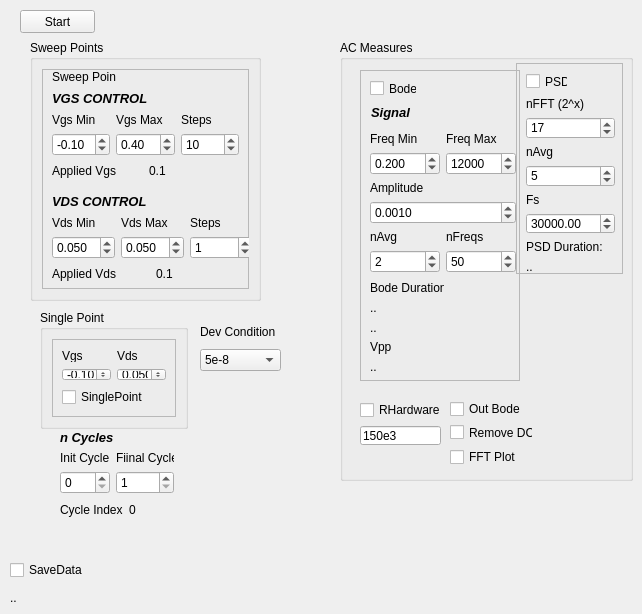
      <widget class="QWidget" name="tab_2">
       <attribute name="title">
        <string>MeasureSweeps</string>
       </attribute>
       <widget class="QPushButton" name="ButSweep">
        <property name="geometry">
         <rect>
          <x>20</x>
          <y>10</y>
          <width>75</width>
          <height>23</height>
         </rect>
        </property>
        <property name="text">
         <string>Start</string>
        </property>
       </widget>
       <widget class="QGroupBox" name="GrSweepMeas_3">
        <property name="geometry">
         <rect>
          <x>40</x>
          <y>310</y>
          <width>148</width>
          <height>119</height>
         </rect>
        </property>
        <property name="title">
         <string>Single Point</string>
        </property>
        <layout class="QHBoxLayout" name="horizontalLayout_12">
         <item>
          <widget class="QFrame" name="frame_9">
           <property name="frameShape">
            <enum>QFrame::StyledPanel</enum>
           </property>
           <property name="frameShadow">
            <enum>QFrame::Raised</enum>
           </property>
           <layout class="QVBoxLayout" name="verticalLayout_42">
            <item>
             <layout class="QVBoxLayout" name="verticalLayout_25">
              <item>
               <layout class="QGridLayout" name="gridLayout_5">
                <item row="0" column="0">
                 <widget class="QLabel" name="label_7">
                  <property name="text">
                   <string>Vgs</string>
                  </property>
                 </widget>
                </item>
                <item row="1" column="0">
                 <widget class="QDoubleSpinBox" name="SpnSVgs">
                  <property name="minimum">
                   <double>-0.500000000000000</double>
                  </property>
                  <property name="maximum">
                   <double>0.700000000000000</double>
                  </property>
                  <property name="singleStep">
                   <double>0.100000000000000</double>
                  </property>
                  <property name="value">
                   <double>-0.100000000000000</double>
                  </property>
                 </widget>
                </item>
                <item row="0" column="1">
                 <widget class="QLabel" name="label_8">
                  <property name="text">
                   <string>Vds</string>
                  </property>
                 </widget>
                </item>
                <item row="1" column="1">
                 <widget class="QDoubleSpinBox" name="SpnSVds">
                  <property name="decimals">
                   <number>3</number>
                  </property>
                  <property name="minimum">
                   <double>-0.200000000000000</double>
                  </property>
                  <property name="maximum">
                   <double>0.200000000000000</double>
                  </property>
                  <property name="singleStep">
                   <double>0.010000000000000</double>
                  </property>
                  <property name="value">
                   <double>0.050000000000000</double>
                  </property>
                 </widget>
                </item>
               </layout>
              </item>
              <item>
               <widget class="QCheckBox" name="ChckSP">
                <property name="text">
                 <string>SinglePoint</string>
                </property>
               </widget>
              </item>
             </layout>
            </item>
           </layout>
          </widget>
         </item>
        </layout>
       </widget>
       <widget class="QGroupBox" name="GrSweepMeas_4">
        <property name="geometry">
         <rect>
          <x>30</x>
          <y>40</y>
          <width>231</width>
          <height>261</height>
         </rect>
        </property>
        <property name="title">
         <string>Sweep Points</string>
        </property>
        <layout class="QHBoxLayout" name="horizontalLayout_13">
         <item>
          <widget class="QFrame" name="frame_5">
           <property name="frameShape">
            <enum>QFrame::StyledPanel</enum>
           </property>
           <property name="frameShadow">
            <enum>QFrame::Raised</enum>
           </property>
           <widget class="QWidget" name="layoutWidget">
            <property name="geometry">
             <rect>
              <x>10</x>
              <y>20</y>
              <width>187</width>
              <height>90</height>
             </rect>
            </property>
            <layout class="QVBoxLayout" name="verticalLayout_4">
             <item>
              <widget class="QLabel" name="label_5">
               <property name="font">
                <font>
                 <pointsize>10</pointsize>
                 <weight>75</weight>
                 <italic>true</italic>
                 <bold>true</bold>
                </font>
               </property>
               <property name="text">
                <string>VGS CONTROL</string>
               </property>
              </widget>
             </item>
             <item>
              <layout class="QHBoxLayout" name="horizontalLayout">
               <item>
                <layout class="QVBoxLayout" name="verticalLayout">
                 <item>
                  <widget class="QLabel" name="label_2">
                   <property name="text">
                    <string>Vgs Min</string>
                   </property>
                  </widget>
                 </item>
                 <item>
                  <widget class="QDoubleSpinBox" name="SpnVgsMin">
                   <property name="minimum">
                    <double>-0.500000000000000</double>
                   </property>
                   <property name="maximum">
                    <double>0.500000000000000</double>
                   </property>
                   <property name="singleStep">
                    <double>0.100000000000000</double>
                   </property>
                   <property name="value">
                    <double>-0.100000000000000</double>
                   </property>
                  </widget>
                 </item>
                </layout>
               </item>
               <item>
                <layout class="QVBoxLayout" name="verticalLayout_2">
                 <item>
                  <widget class="QLabel" name="label_3">
                   <property name="text">
                    <string>Vgs Max</string>
                   </property>
                  </widget>
                 </item>
                 <item>
                  <widget class="QDoubleSpinBox" name="SpnVgsMax">
                   <property name="minimum">
                    <double>-0.200000000000000</double>
                   </property>
                   <property name="maximum">
                    <double>0.700000000000000</double>
                   </property>
                   <property name="singleStep">
                    <double>0.100000000000000</double>
                   </property>
                   <property name="value">
                    <double>0.400000000000000</double>
                   </property>
                  </widget>
                 </item>
                </layout>
               </item>
               <item>
                <layout class="QVBoxLayout" name="verticalLayout_3">
                 <item>
                  <widget class="QLabel" name="label_4">
                   <property name="text">
                    <string>Steps</string>
                   </property>
                  </widget>
                 </item>
                 <item>
                  <widget class="QSpinBox" name="SpnVgsStep">
                   <property name="value">
                    <number>10</number>
                   </property>
                  </widget>
                 </item>
                </layout>
               </item>
              </layout>
             </item>
             <item>
              <layout class="QHBoxLayout" name="horizontalLayout_2">
               <item>
                <widget class="QLabel" name="label_6">
                 <property name="text">
                  <string>Applied Vgs</string>
                 </property>
                </widget>
               </item>
               <item>
                <widget class="QLabel" name="LblVgs">
                 <property name="text">
                  <string>0.1</string>
                 </property>
                </widget>
               </item>
              </layout>
             </item>
            </layout>
           </widget>
           <widget class="QWidget" name="layoutWidget_2">
            <property name="geometry">
             <rect>
              <x>10</x>
              <y>123</y>
              <width>201</width>
              <height>90</height>
             </rect>
            </property>
            <layout class="QVBoxLayout" name="verticalLayout_10">
             <item>
              <widget class="QLabel" name="label_13">
               <property name="font">
                <font>
                 <pointsize>10</pointsize>
                 <weight>75</weight>
                 <italic>true</italic>
                 <bold>true</bold>
                </font>
               </property>
               <property name="text">
                <string>VDS CONTROL</string>
               </property>
              </widget>
             </item>
             <item>
              <layout class="QHBoxLayout" name="horizontalLayout_6">
               <item>
                <layout class="QVBoxLayout" name="verticalLayout_11">
                 <item>
                  <widget class="QLabel" name="label_14">
                   <property name="text">
                    <string>Vds Min</string>
                   </property>
                  </widget>
                 </item>
                 <item>
                  <widget class="QDoubleSpinBox" name="SpnVdsMin">
                   <property name="decimals">
                    <number>3</number>
                   </property>
                   <property name="minimum">
                    <double>-0.200000000000000</double>
                   </property>
                   <property name="maximum">
                    <double>0.200000000000000</double>
                   </property>
                   <property name="singleStep">
                    <double>0.015000000000000</double>
                   </property>
                   <property name="value">
                    <double>0.050000000000000</double>
                   </property>
                  </widget>
                 </item>
                </layout>
               </item>
               <item>
                <layout class="QVBoxLayout" name="verticalLayout_12">
                 <item>
                  <widget class="QLabel" name="label_15">
                   <property name="text">
                    <string>Vds Max</string>
                   </property>
                  </widget>
                 </item>
                 <item>
                  <widget class="QDoubleSpinBox" name="SpnVdsMax">
                   <property name="decimals">
                    <number>3</number>
                   </property>
                   <property name="minimum">
                    <double>-0.200000000000000</double>
                   </property>
                   <property name="maximum">
                    <double>0.200000000000000</double>
                   </property>
                   <property name="singleStep">
                    <double>0.015000000000000</double>
                   </property>
                   <property name="value">
                    <double>0.050000000000000</double>
                   </property>
                  </widget>
                 </item>
                </layout>
               </item>
               <item>
                <layout class="QVBoxLayout" name="verticalLayout_13">
                 <item>
                  <widget class="QLabel" name="label_16">
                   <property name="text">
                    <string>Steps</string>
                   </property>
                  </widget>
                 </item>
                 <item>
                  <widget class="QSpinBox" name="SpnVdsStep">
                   <property name="value">
                    <number>1</number>
                   </property>
                  </widget>
                 </item>
                </layout>
               </item>
              </layout>
             </item>
             <item>
              <layout class="QHBoxLayout" name="horizontalLayout_7">
               <item>
                <widget class="QLabel" name="label_17">
                 <property name="text">
                  <string>Applied Vds</string>
                 </property>
                </widget>
               </item>
               <item>
                <widget class="QLabel" name="LblVds">
                 <property name="text">
                  <string>0.1</string>
                 </property>
                </widget>
               </item>
              </layout>
             </item>
            </layout>
           </widget>
           <widget class="QLabel" name="label_30">
            <property name="geometry">
             <rect>
              <x>10</x>
              <y>0</y>
              <width>64</width>
              <height>16</height>
             </rect>
            </property>
            <property name="text">
             <string>Sweep Points</string>
            </property>
           </widget>
          </widget>
         </item>
        </layout>
       </widget>
       <widget class="QWidget" name="layoutWidget">
        <property name="geometry">
         <rect>
          <x>200</x>
          <y>320</y>
          <width>81</width>
          <height>51</height>
         </rect>
        </property>
        <layout class="QVBoxLayout" name="verticalLayout_18">
         <item>
          <widget class="QLabel" name="label">
           <property name="text">
            <string>Dev Condition</string>
           </property>
          </widget>
         </item>
         <item>
          <widget class="QComboBox" name="CmbDevCond">
           <property name="currentIndex">
            <number>5</number>
           </property>
           <item>
            <property name="text">
             <string>1</string>
            </property>
           </item>
           <item>
            <property name="text">
             <string>5e-6</string>
            </property>
           </item>
           <item>
            <property name="text">
             <string>1e-6</string>
            </property>
           </item>
           <item>
            <property name="text">
             <string>5e-7</string>
            </property>
           </item>
           <item>
            <property name="text">
             <string>1e-7</string>
            </property>
           </item>
           <item>
            <property name="text">
             <string>5e-8</string>
            </property>
           </item>
           <item>
            <property name="text">
             <string>1e-8</string>
            </property>
           </item>
           <item>
            <property name="text">
             <string>5e-9</string>
            </property>
           </item>
           <item>
            <property name="text">
             <string>1e-9</string>
            </property>
           </item>
          </widget>
         </item>
        </layout>
       </widget>
       <widget class="QGroupBox" name="GrSweepMeas">
        <property name="geometry">
         <rect>
          <x>340</x>
          <y>40</y>
          <width>293</width>
          <height>441</height>
         </rect>
        </property>
        <property name="title">
         <string>AC Measures</string>
        </property>
        <widget class="QFrame" name="frame">
         <property name="geometry">
          <rect>
           <x>20</x>
           <y>30</y>
           <width>160</width>
           <height>311</height>
          </rect>
         </property>
         <property name="frameShape">
          <enum>QFrame::StyledPanel</enum>
         </property>
         <property name="frameShadow">
          <enum>QFrame::Raised</enum>
         </property>
         <widget class="QCheckBox" name="ChckBode">
          <property name="geometry">
           <rect>
            <x>10</x>
            <y>10</y>
            <width>47</width>
            <height>17</height>
           </rect>
          </property>
          <property name="text">
           <string>Bode</string>
          </property>
         </widget>
         <widget class="QLabel" name="label_22">
          <property name="geometry">
           <rect>
            <x>11</x>
            <y>34</y>
            <width>40</width>
            <height>16</height>
           </rect>
          </property>
          <property name="font">
           <font>
            <pointsize>10</pointsize>
            <weight>75</weight>
            <italic>true</italic>
            <bold>true</bold>
           </font>
          </property>
          <property name="text">
           <string>Signal</string>
          </property>
         </widget>
         <widget class="QWidget" name="layoutWidget">
          <property name="geometry">
           <rect>
            <x>10</x>
            <y>211</y>
            <width>74</width>
            <height>53</height>
           </rect>
          </property>
          <layout class="QGridLayout" name="gridLayout_13">
           <item row="0" column="0">
            <widget class="QLabel" name="LblPSDDuration_2">
             <property name="text">
              <string>Bode Duration:</string>
             </property>
            </widget>
           </item>
           <item row="1" column="0">
            <widget class="QLabel" name="LblBodeDurationL">
             <property name="text">
              <string>..</string>
             </property>
            </widget>
           </item>
           <item row="2" column="0">
            <widget class="QLabel" name="LblBodeDurationH">
             <property name="text">
              <string>..</string>
             </property>
            </widget>
           </item>
          </layout>
         </widget>
         <widget class="QWidget" name="layoutWidget">
          <property name="geometry">
           <rect>
            <x>10</x>
            <y>62</y>
            <width>146</width>
            <height>141</height>
           </rect>
          </property>
          <layout class="QGridLayout" name="gridLayout_12">
           <item row="0" column="0">
            <layout class="QGridLayout" name="gridLayout_3">
             <item row="0" column="0">
              <layout class="QVBoxLayout" name="verticalLayout_21">
               <item>
                <widget class="QLabel" name="label_25">
                 <property name="text">
                  <string>Freq Min</string>
                 </property>
                </widget>
               </item>
               <item>
                <widget class="QDoubleSpinBox" name="SpnFreqMin">
                 <property name="decimals">
                  <number>3</number>
                 </property>
                 <property name="singleStep">
                  <double>0.010000000000000</double>
                 </property>
                 <property name="value">
                  <double>0.200000000000000</double>
                 </property>
                </widget>
               </item>
              </layout>
             </item>
             <item row="0" column="1">
              <layout class="QVBoxLayout" name="verticalLayout_20">
               <item>
                <widget class="QLabel" name="label_24">
                 <property name="text">
                  <string>Freq Max</string>
                 </property>
                </widget>
               </item>
               <item>
                <widget class="QSpinBox" name="SpnFreqMax">
                 <property name="maximum">
                  <number>10000000</number>
                 </property>
                 <property name="value">
                  <number>12000</number>
                 </property>
                </widget>
               </item>
              </layout>
             </item>
            </layout>
           </item>
           <item row="1" column="0">
            <layout class="QGridLayout" name="gridLayout_4">
             <item row="0" column="0" colspan="2">
              <layout class="QVBoxLayout" name="verticalLayout_16">
               <item>
                <widget class="QLabel" name="label_20">
                 <property name="text">
                  <string>Amplitude</string>
                 </property>
                </widget>
               </item>
               <item>
                <widget class="QDoubleSpinBox" name="SpnAmp">
                 <property name="decimals">
                  <number>4</number>
                 </property>
                 <property name="maximum">
                  <double>75.000000000000000</double>
                 </property>
                 <property name="singleStep">
                  <double>0.001000000000000</double>
                 </property>
                 <property name="value">
                  <double>0.001000000000000</double>
                 </property>
                </widget>
               </item>
              </layout>
             </item>
             <item row="1" column="0">
              <layout class="QVBoxLayout" name="verticalLayout_19">
               <item>
                <widget class="QLabel" name="label_27">
                 <property name="text">
                  <string>nAvg</string>
                 </property>
                </widget>
               </item>
               <item>
                <widget class="QSpinBox" name="SpnNAvg">
                 <property name="value">
                  <number>2</number>
                 </property>
                </widget>
               </item>
              </layout>
             </item>
             <item row="1" column="1">
              <layout class="QVBoxLayout" name="verticalLayout_14">
               <item>
                <widget class="QLabel" name="label_18">
                 <property name="text">
                  <string>nFreqs</string>
                 </property>
                </widget>
               </item>
               <item>
                <widget class="QSpinBox" name="SpnNFreqs">
                 <property name="value">
                  <number>50</number>
                 </property>
                </widget>
               </item>
              </layout>
             </item>
            </layout>
           </item>
          </layout>
         </widget>
         <widget class="QWidget" name="layoutWidget">
          <property name="geometry">
           <rect>
            <x>10</x>
            <y>270</y>
            <width>141</width>
            <height>34</height>
           </rect>
          </property>
          <layout class="QGridLayout" name="gridLayout_17">
           <item row="0" column="0">
            <widget class="QLabel" name="LblPSDDuration_3">
             <property name="text">
              <string>Vpp</string>
             </property>
            </widget>
           </item>
           <item row="1" column="0">
            <widget class="QLabel" name="LblVpp">
             <property name="text">
              <string>..</string>
             </property>
            </widget>
           </item>
          </layout>
         </widget>
        </widget>
        <widget class="QFrame" name="frame_2">
         <property name="geometry">
          <rect>
           <x>176</x>
           <y>23</y>
           <width>107</width>
           <height>211</height>
          </rect>
         </property>
         <property name="frameShape">
          <enum>QFrame::StyledPanel</enum>
         </property>
         <property name="frameShadow">
          <enum>QFrame::Raised</enum>
         </property>
         <widget class="QCheckBox" name="ChckPSD">
          <property name="geometry">
           <rect>
            <x>10</x>
            <y>10</y>
            <width>42</width>
            <height>17</height>
           </rect>
          </property>
          <property name="text">
           <string>PSD</string>
          </property>
         </widget>
         <widget class="QWidget" name="layoutWidget">
          <property name="geometry">
           <rect>
            <x>10</x>
            <y>34</y>
            <width>89</width>
            <height>177</height>
           </rect>
          </property>
          <layout class="QGridLayout" name="gridLayout_11">
           <item row="0" column="0">
            <layout class="QGridLayout" name="gridLayout_7">
             <item row="0" column="0">
              <layout class="QGridLayout" name="gridLayout_6">
               <item row="0" column="0">
                <widget class="QLabel" name="label_26">
                 <property name="text">
                  <string>nFFT (2^x)</string>
                 </property>
                </widget>
               </item>
               <item row="1" column="0">
                <widget class="QSpinBox" name="SpnPDSnFFT">
                 <property name="maximum">
                  <number>24</number>
                 </property>
                 <property name="value">
                  <number>17</number>
                 </property>
                </widget>
               </item>
              </layout>
             </item>
             <item row="1" column="0">
              <layout class="QGridLayout" name="gridLayout_2">
               <item row="0" column="0">
                <widget class="QLabel" name="label_29">
                 <property name="text">
                  <string>nAvg</string>
                 </property>
                </widget>
               </item>
               <item row="1" column="0">
                <widget class="QSpinBox" name="SpnAvg">
                 <property name="maximum">
                  <number>20</number>
                 </property>
                 <property name="value">
                  <number>5</number>
                 </property>
                </widget>
               </item>
              </layout>
             </item>
             <item row="2" column="0">
              <layout class="QVBoxLayout" name="verticalLayout_26">
               <item>
                <widget class="QLabel" name="label_28">
                 <property name="text">
                  <string>Fs</string>
                 </property>
                </widget>
               </item>
               <item>
                <widget class="QDoubleSpinBox" name="SpnFsPSD">
                 <property name="maximum">
                  <double>1000000.000000000000000</double>
                 </property>
                 <property name="singleStep">
                  <double>100.000000000000000</double>
                 </property>
                 <property name="value">
                  <double>30000.000000000000000</double>
                 </property>
                </widget>
               </item>
              </layout>
             </item>
            </layout>
           </item>
           <item row="1" column="0">
            <widget class="QLabel" name="LblPSDDuration_1">
             <property name="text">
              <string>PSD Duration:</string>
             </property>
            </widget>
           </item>
           <item row="2" column="0">
            <widget class="QLabel" name="LblPSDDuration">
             <property name="text">
              <string>..</string>
             </property>
            </widget>
           </item>
          </layout>
         </widget>
        </widget>
        <widget class="QWidget" name="layoutWidget">
         <property name="geometry">
          <rect>
           <x>20</x>
           <y>360</y>
           <width>81</width>
           <height>45</height>
          </rect>
         </property>
         <layout class="QVBoxLayout" name="verticalLayout_5">
          <item>
           <widget class="QCheckBox" name="ChckRhardware">
            <property name="text">
             <string>RHardware</string>
            </property>
            <property name="autoExclusive">
             <bool>false</bool>
            </property>
           </widget>
          </item>
          <item>
           <widget class="QLineEdit" name="QRhardware">
            <property name="text">
             <string>150e3</string>
            </property>
           </widget>
          </item>
         </layout>
        </widget>
        <widget class="QWidget" name="layoutWidget">
         <property name="geometry">
          <rect>
           <x>110</x>
           <y>360</y>
           <width>83</width>
           <height>67</height>
          </rect>
         </property>
         <layout class="QGridLayout" name="gridLayout_19">
          <item row="0" column="0">
           <layout class="QGridLayout" name="gridLayout_18">
            <item row="0" column="0">
             <widget class="QCheckBox" name="ChckOutBode">
              <property name="text">
               <string>Out Bode</string>
              </property>
              <property name="autoExclusive">
               <bool>false</bool>
              </property>
             </widget>
            </item>
            <item row="1" column="0">
             <widget class="QCheckBox" name="ChckRemoveDC">
              <property name="text">
               <string>Remove DC</string>
              </property>
              <property name="autoExclusive">
               <bool>false</bool>
              </property>
             </widget>
            </item>
           </layout>
          </item>
          <item row="1" column="0">
           <widget class="QCheckBox" name="ChckFFT">
            <property name="text">
             <string>FFT Plot</string>
            </property>
            <property name="autoExclusive">
             <bool>false</bool>
            </property>
           </widget>
          </item>
         </layout>
        </widget>
       </widget>
       <widget class="QWidget" name="layoutWidget">
        <property name="geometry">
         <rect>
          <x>60</x>
          <y>430</y>
          <width>114</width>
          <height>90</height>
         </rect>
        </property>
        <layout class="QGridLayout" name="gridLayout_8">
         <item row="0" column="0">
          <layout class="QGridLayout" name="gridLayout">
           <item row="0" column="0">
            <widget class="QLabel" name="label_23">
             <property name="font">
              <font>
               <pointsize>10</pointsize>
               <weight>75</weight>
               <italic>true</italic>
               <bold>true</bold>
              </font>
             </property>
             <property name="text">
              <string>n Cycles</string>
             </property>
            </widget>
           </item>
           <item row="1" column="0">
            <layout class="QHBoxLayout" name="horizontalLayout_3">
             <item>
              <layout class="QVBoxLayout" name="verticalLayout_27">
               <item>
                <widget class="QLabel" name="label_31">
                 <property name="text">
                  <string>Init Cycle</string>
                 </property>
                </widget>
               </item>
               <item>
                <widget class="QSpinBox" name="SpnInitCycle">
                 <property name="minimum">
                  <number>0</number>
                 </property>
                 <property name="maximum">
                  <number>200</number>
                 </property>
                 <property name="value">
                  <number>0</number>
                 </property>
                </widget>
               </item>
              </layout>
             </item>
             <item>
              <layout class="QVBoxLayout" name="verticalLayout_38">
               <item>
                <widget class="QLabel" name="label_32">
                 <property name="text">
                  <string>Fiinal Cycle</string>
                 </property>
                </widget>
               </item>
               <item>
                <widget class="QSpinBox" name="SpnFinalCycle">
                 <property name="minimum">
                  <number>1</number>
                 </property>
                 <property name="maximum">
                  <number>200</number>
                 </property>
                 <property name="value">
                  <number>1</number>
                 </property>
                </widget>
               </item>
              </layout>
             </item>
            </layout>
           </item>
          </layout>
         </item>
         <item row="1" column="0">
          <layout class="QHBoxLayout" name="horizontalLayout_8">
           <item>
            <widget class="QLabel" name="label_33">
             <property name="text">
              <string>Cycle Index</string>
             </property>
            </widget>
           </item>
           <item>
            <widget class="QLabel" name="LblCycle">
             <property name="text">
              <string>0</string>
             </property>
            </widget>
           </item>
          </layout>
         </item>
        </layout>
       </widget>
       <widget class="QCheckBox" name="ChckSaveData">
        <property name="geometry">
         <rect>
          <x>10</x>
          <y>560</y>
          <width>131</width>
          <height>20</height>
         </rect>
        </property>
        <property name="text">
         <string>SaveData</string>
        </property>
        <property name="checked">
         <bool>false</bool>
        </property>
       </widget>
       <widget class="QLabel" name="LblPath">
        <property name="geometry">
         <rect>
          <x>10</x>
          <y>590</y>
          <width>491</width>
          <height>15</height>
         </rect>
        </property>
        <property name="sizePolicy">
         <sizepolicy hsizetype="Minimum" vsizetype="Minimum">
          <horstretch>0</horstretch>
          <verstretch>0</verstretch>
         </sizepolicy>
        </property>
        <property name="maximumSize">
         <size>
          <width>16777215</width>
          <height>15</height>
         </size>
        </property>
        <property name="text">
         <string>..</string>
        </property>
       </widget>
      </widget>
